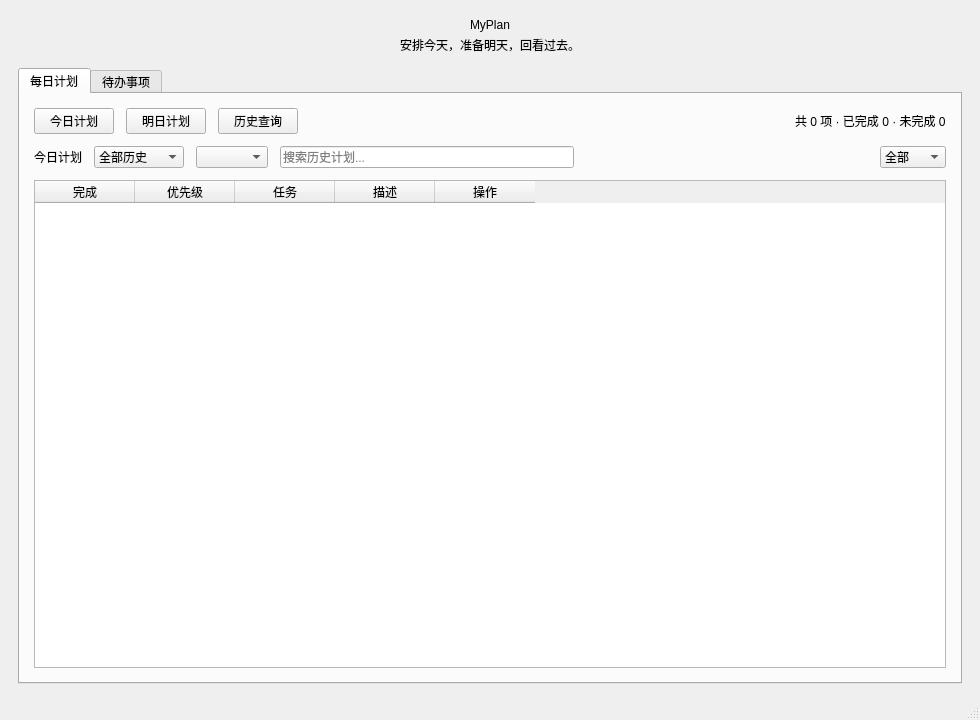
<?xml version="1.0" encoding="UTF-8"?>
<ui version="4.0">
 <class>qt_test</class>
 <widget class="QMainWindow" name="qt_test">
  <property name="geometry">
   <rect>
    <x>0</x>
    <y>0</y>
    <width>980</width>
    <height>720</height>
   </rect>
  </property>
  <property name="windowTitle">
   <string>MyPlan - 任务计划管理器</string>
  </property>
  <widget class="QWidget" name="centralwidget">
   <layout class="QVBoxLayout" name="mainLayout">
    <property name="spacing">
     <number>14</number>
    </property>
    <property name="leftMargin">
     <number>18</number>
    </property>
    <property name="topMargin">
     <number>18</number>
    </property>
    <property name="rightMargin">
     <number>18</number>
    </property>
    <property name="bottomMargin">
     <number>14</number>
    </property>
    <item>
     <layout class="QVBoxLayout" name="headerLayout">
      <property name="spacing">
       <number>4</number>
      </property>
      <item>
       <widget class="QLabel" name="titleLabel">
        <property name="alignment">
         <set>Qt::AlignCenter</set>
        </property>
        <property name="text">
         <string>MyPlan</string>
        </property>
       </widget>
      </item>
      <item>
       <widget class="QLabel" name="subtitleLabel">
        <property name="alignment">
         <set>Qt::AlignCenter</set>
        </property>
        <property name="text">
         <string>安排今天，准备明天，回看过去。</string>
        </property>
       </widget>
      </item>
     </layout>
    </item>
    <item>
     <widget class="QTabWidget" name="tabWidget">
      <property name="currentIndex">
       <number>0</number>
      </property>
      <widget class="QWidget" name="dailyTab">
       <attribute name="title">
        <string>每日计划</string>
       </attribute>
       <layout class="QVBoxLayout" name="dailyLayout">
        <property name="spacing">
         <number>12</number>
        </property>
        <property name="leftMargin">
         <number>14</number>
        </property>
        <property name="topMargin">
         <number>14</number>
        </property>
        <property name="rightMargin">
         <number>14</number>
        </property>
        <property name="bottomMargin">
         <number>14</number>
        </property>
        <item>
         <layout class="QHBoxLayout" name="dailyModeLayout">
          <item>
           <widget class="QPushButton" name="todayPlanBtn">
            <property name="text">
             <string>今日计划</string>
            </property>
           </widget>
          </item>
          <item>
           <widget class="QPushButton" name="tomorrowPlanBtn">
            <property name="text">
             <string>明日计划</string>
            </property>
           </widget>
          </item>
          <item>
           <widget class="QPushButton" name="historyPlanBtn">
            <property name="text">
             <string>历史查询</string>
            </property>
           </widget>
          </item>
          <item>
           <spacer name="dailyModeSpacer">
            <property name="orientation">
             <enum>Qt::Horizontal</enum>
            </property>
            <property name="sizeHint" stdset="0">
             <size>
              <width>40</width>
              <height>20</height>
             </size>
            </property>
           </spacer>
          </item>
          <item>
           <widget class="QLabel" name="dailyStatsLabel">
            <property name="text">
             <string>共 0 项 · 已完成 0 · 未完成 0</string>
            </property>
           </widget>
          </item>
         </layout>
        </item>
        <item>
         <layout class="QHBoxLayout" name="dailyFilterLayout">
          <item>
           <widget class="QLabel" name="dailyViewLabel">
            <property name="text">
             <string>今日计划</string>
            </property>
           </widget>
          </item>
          <item>
           <widget class="QComboBox" name="historyRangeCombo">
            <item>
             <property name="text">
              <string>全部历史</string>
             </property>
            </item>
            <item>
             <property name="text">
              <string>近一周</string>
             </property>
            </item>
            <item>
             <property name="text">
              <string>具体某一天</string>
             </property>
            </item>
           </widget>
          </item>
          <item>
           <widget class="QComboBox" name="historyDateCombo"/>
          </item>
          <item>
           <widget class="QLineEdit" name="historySearchEdit">
            <property name="placeholderText">
             <string>搜索历史计划...</string>
            </property>
           </widget>
          </item>
          <item>
           <spacer name="dailyFilterSpacer">
            <property name="orientation">
             <enum>Qt::Horizontal</enum>
            </property>
            <property name="sizeHint" stdset="0">
             <size>
              <width>40</width>
              <height>20</height>
             </size>
            </property>
           </spacer>
          </item>
          <item>
           <widget class="QComboBox" name="dailyStatusFilter">
            <property name="maximumWidth">
             <number>96</number>
            </property>
            <item>
             <property name="text">
              <string>全部</string>
             </property>
            </item>
            <item>
             <property name="text">
              <string>未完成</string>
             </property>
            </item>
            <item>
             <property name="text">
              <string>已完成</string>
             </property>
            </item>
           </widget>
          </item>
         </layout>
        </item>
        <item>
         <widget class="QTableWidget" name="dailyTaskTable">
          <property name="alternatingRowColors">
           <bool>true</bool>
          </property>
          <property name="selectionBehavior">
           <enum>QAbstractItemView::SelectRows</enum>
          </property>
          <property name="editTriggers">
           <set>QAbstractItemView::NoEditTriggers</set>
          </property>
          <property name="columnCount">
           <number>5</number>
          </property>
          <column>
           <property name="text">
            <string>完成</string>
           </property>
          </column>
          <column>
           <property name="text">
            <string>优先级</string>
           </property>
          </column>
          <column>
           <property name="text">
            <string>任务</string>
           </property>
          </column>
          <column>
           <property name="text">
            <string>描述</string>
           </property>
          </column>
          <column>
           <property name="text">
            <string>操作</string>
           </property>
          </column>
         </widget>
        </item>
       </layout>
      </widget>
      <widget class="QWidget" name="todoTab">
       <attribute name="title">
        <string>待办事项</string>
       </attribute>
       <layout class="QVBoxLayout" name="todoLayout">
        <property name="spacing">
         <number>12</number>
        </property>
        <property name="leftMargin">
         <number>14</number>
        </property>
        <property name="topMargin">
         <number>14</number>
        </property>
        <property name="rightMargin">
         <number>14</number>
        </property>
        <property name="bottomMargin">
         <number>14</number>
        </property>
        <item>
         <layout class="QHBoxLayout" name="todoFilterLayout">
          <item>
           <widget class="QLabel" name="todoStatsLabel">
            <property name="text">
             <string>共 0 项 · 已完成 0 · 未完成 0</string>
            </property>
           </widget>
          </item>
          <item>
           <widget class="QLineEdit" name="todoSearchEdit">
            <property name="placeholderText">
             <string>搜索标题或描述...</string>
            </property>
           </widget>
          </item>
          <item>
           <widget class="QComboBox" name="todoStatusFilter">
            <property name="maximumWidth">
             <number>96</number>
            </property>
            <item>
             <property name="text">
              <string>全部</string>
             </property>
            </item>
            <item>
             <property name="text">
              <string>未完成</string>
             </property>
            </item>
            <item>
             <property name="text">
              <string>已完成</string>
             </property>
            </item>
           </widget>
          </item>
         </layout>
        </item>
        <item>
         <widget class="QTableWidget" name="todoTaskTable">
          <property name="alternatingRowColors">
           <bool>true</bool>
          </property>
          <property name="selectionBehavior">
           <enum>QAbstractItemView::SelectRows</enum>
          </property>
          <property name="editTriggers">
           <set>QAbstractItemView::NoEditTriggers</set>
          </property>
          <property name="columnCount">
           <number>5</number>
          </property>
          <column>
           <property name="text">
            <string>完成</string>
           </property>
          </column>
          <column>
           <property name="text">
            <string>截止日期</string>
           </property>
          </column>
          <column>
           <property name="text">
            <string>待办事项</string>
           </property>
          </column>
          <column>
           <property name="text">
            <string>描述</string>
           </property>
          </column>
          <column>
           <property name="text">
            <string>操作</string>
           </property>
          </column>
         </widget>
        </item>
       </layout>
      </widget>
     </widget>
    </item>
   </layout>
  </widget>
  <widget class="QStatusBar" name="statusbar"/>
 </widget>
 <resources/>
 <connections/>
</ui>
